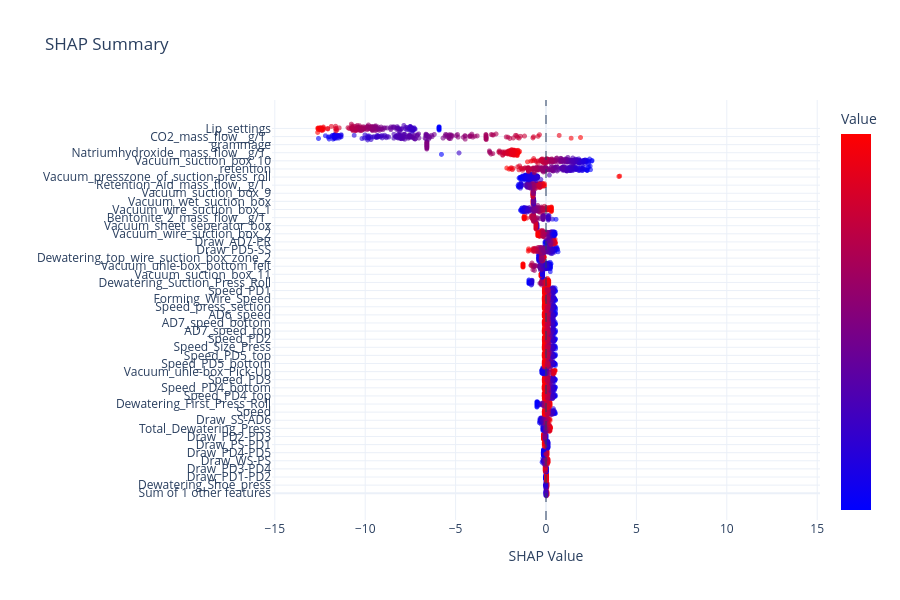

Write notebook code for a chart like this one.
### Code cell
fig = plotly_shap_beeswarm(shap_vals, X_explain, feats, max_features=100)
fig.show()

### Figure 1 — Plotly figure (JSON) as saved in the notebook; plotly's stock layout.template omitted (floating-point values rounded to 4 significant figures; data arrays with more than 128 entries replaced by an {"elided": "..."} marker saying what was removed)
{"data": [{"customdata": {"elided": "200 float values"}, "hovertemplate": "<b>Sum of other features</b><br>SHAP: %{x:.3f}<br>Value: %{customdata:.3f}<extra></extra>", "marker": {"color": {"elided": "200 float values"}, "colorbar": {"showticklabels": false, "title": {"text": "Value"}}, "colorscale": [[0, "rgb(0,0,255)"], [1, "rgb(255,0,0)"]], "opacity": 0.6, "showscale": true, "size": 5}, "mode": "markers", "showlegend": false, "type": "scattergl", "x": {"elided": "200 float values"}, "y": {"elided": "200 float values"}}, {"customdata": {"elided": "200 float values"}, "hovertemplate": "<b>Dewatering_Shoe_press</b><br>SHAP: %{x:.3f}<br>Value: %{customdata:.3f}<extra></extra>", "marker": {"color": {"elided": "200 float values"}, "colorscale": [[0, "rgb(0,0,255)"], [1, "rgb(255,0,0)"]], "opacity": 0.6, "showscale": false, "size": 5}, "mode": "markers", "showlegend": false, "type": "scattergl", "x": {"elided": "200 float values"}, "y": {"elided": "200 float values"}}, {"customdata": {"elided": "200 float values"}, "hovertemplate": "<b>Draw_PD1-PD2</b><br>SHAP: %{x:.3f}<br>Value: %{customdata:.3f}<extra></extra>", "marker": {"color": {"elided": "200 float values"}, "colorscale": [[0, "rgb(0,0,255)"], [1, "rgb(255,0,0)"]], "opacity": 0.6, "showscale": false, "size": 5}, "mode": "markers", "showlegend": false, "type": "scattergl", "x": {"elided": "200 float values"}, "y": {"elided": "200 float values"}}, {"customdata": {"elided": "200 float values"}, "hovertemplate": "<b>Draw_PD3-PD4</b><br>SHAP: %{x:.3f}<br>Value: %{customdata:.3f}<extra></extra>", "marker": {"color": {"elided": "200 float values"}, "colorscale": [[0, "rgb(0,0,255)"], [1, "rgb(255,0,0)"]], "opacity": 0.6, "showscale": false, "size": 5}, "mode": "markers", "showlegend": false, "type": "scattergl", "x": {"elided": "200 float values"}, "y": {"elided": "200 float values"}}, {"customdata": {"elided": "200 float values"}, "hovertemplate": "<b>Draw_WS-PS</b><br>SHAP: %{x:.3f}<br>Value: %{customdata:.3f}<extra></extra>", "marker": {"color": {"elided": "200 float values"}, "colorscale": [[0, "rgb(0,0,255)"], [1, "rgb(255,0,0)"]], "opacity": 0.6, "showscale": false, "size": 5}, "mode": "markers", "showlegend": false, "type": "scattergl", "x": {"elided": "200 float values"}, "y": {"elided": "200 float values"}}, {"customdata": {"elided": "200 float values"}, "hovertemplate": "<b>Draw_PD4-PD5</b><br>SHAP: %{x:.3f}<br>Value: %{customdata:.3f}<extra></extra>", "marker": {"color": {"elided": "200 float values"}, "colorscale": [[0, "rgb(0,0,255)"], [1, "rgb(255,0,0)"]], "opacity": 0.6, "showscale": false, "size": 5}, "mode": "markers", "showlegend": false, "type": "scattergl", "x": {"elided": "200 float values"}, "y": {"elided": "200 float values"}}, {"customdata": {"elided": "200 float values"}, "hovertemplate": "<b>Draw_PS-PD1</b><br>SHAP: %{x:.3f}<br>Value: %{customdata:.3f}<extra></extra>", "marker": {"color": {"elided": "200 float values"}, "colorscale": [[0, "rgb(0,0,255)"], [1, "rgb(255,0,0)"]], "opacity": 0.6, "showscale": false, "size": 5}, "mode": "markers", "showlegend": false, "type": "scattergl", "x": {"elided": "200 float values"}, "y": {"elided": "200 float values"}}, {"customdata": {"elided": "200 float values"}, "hovertemplate": "<b>Draw_PD2-PD3</b><br>SHAP: %{x:.3f}<br>Value: %{customdata:.3f}<extra></extra>", "marker": {"color": {"elided": "200 float values"}, "colorscale": [[0, "rgb(0,0,255)"], [1, "rgb(255,0,0)"]], "opacity": 0.6, "showscale": false, "size": 5}, "mode": "markers", "showlegend": false, "type": "scattergl", "x": {"elided": "200 float values"}, "y": {"elided": "200 float values"}}, {"customdata": {"elided": "200 float values"}, "hovertemplate": "<b>Total_Dewatering_Press</b><br>SHAP: %{x:.3f}<br>Value: %{customdata:.3f}<extra></extra>", "marker": {"color": {"elided": "200 float values"}, "colorscale": [[0, "rgb(0,0,255)"], [1, "rgb(255,0,0)"]], "opacity": 0.6, "showscale": false, "size": 5}, "mode": "markers", "showlegend": false, "type": "scattergl", "x": {"elided": "200 float values"}, "y": {"elided": "200 float values"}}, {"customdata": {"elided": "200 float values"}, "hovertemplate": "<b>Draw_SS-AD6</b><br>SHAP: %{x:.3f}<br>Value: %{customdata:.3f}<extra></extra>", "marker": {"color": {"elided": "200 float values"}, "colorscale": [[0, "rgb(0,0,255)"], [1, "rgb(255,0,0)"]], "opacity": 0.6, "showscale": false, "size": 5}, "mode": "markers", "showlegend": false, "type": "scattergl", "x": {"elided": "200 float values"}, "y": {"elided": "200 float values"}}, {"customdata": {"elided": "200 float values"}, "hovertemplate": "<b>Speed</b><br>SHAP: %{x:.3f}<br>Value: %{customdata:.3f}<extra></extra>", "marker": {"color": {"elided": "200 float values"}, "colorscale": [[0, "rgb(0,0,255)"], [1, "rgb(255,0,0)"]], "opacity": 0.6, "showscale": false, "size": 5}, "mode": "markers", "showlegend": false, "type": "scattergl", "x": {"elided": "200 float values"}, "y": {"elided": "200 float values"}}, {"customdata": {"elided": "200 float values"}, "hovertemplate": "<b>Dewatering_First_Press_Roll</b><br>SHAP: %{x:.3f}<br>Value: %{customdata:.3f}<extra></extra>", "marker": {"color": {"elided": "200 float values"}, "colorscale": [[0, "rgb(0,0,255)"], [1, "rgb(255,0,0)"]], "opacity": 0.6, "showscale": false, "size": 5}, "mode": "markers", "showlegend": false, "type": "scattergl", "x": {"elided": "200 float values"}, "y": {"elided": "200 float values"}}, {"customdata": {"elided": "200 float values"}, "hovertemplate": "<b>Speed_PD4_top</b><br>SHAP: %{x:.3f}<br>Value: %{customdata:.3f}<extra></extra>", "marker": {"color": {"elided": "200 float values"}, "colorscale": [[0, "rgb(0,0,255)"], [1, "rgb(255,0,0)"]], "opacity": 0.6, "showscale": false, "size": 5}, "mode": "markers", "showlegend": false, "type": "scattergl", "x": {"elided": "200 float values"}, "y": {"elided": "200 float values"}}, {"customdata": {"elided": "200 float values"}, "hovertemplate": "<b>Speed_PD4_bottom</b><br>SHAP: %{x:.3f}<br>Value: %{customdata:.3f}<extra></extra>", "marker": {"color": {"elided": "200 float values"}, "colorscale": [[0, "rgb(0,0,255)"], [1, "rgb(255,0,0)"]], "opacity": 0.6, "showscale": false, "size": 5}, "mode": "markers", "showlegend": false, "type": "scattergl", "x": {"elided": "200 float values"}, "y": {"elided": "200 float values"}}, {"customdata": {"elided": "200 float values"}, "hovertemplate": "<b>Speed_PD3</b><br>SHAP: %{x:.3f}<br>Value: %{customdata:.3f}<extra></extra>", "marker": {"color": {"elided": "200 float values"}, "colorscale": [[0, "rgb(0,0,255)"], [1, "rgb(255,0,0)"]], "opacity": 0.6, "showscale": false, "size": 5}, "mode": "markers", "showlegend": false, "type": "scattergl", "x": {"elided": "200 float values"}, "y": {"elided": "200 float values"}}, {"customdata": {"elided": "200 float values"}, "hovertemplate": "<b>Vacuum_uhle-box_Pick-Up</b><br>SHAP: %{x:.3f}<br>Value: %{customdata:.3f}<extra></extra>", "marker": {"color": {"elided": "200 float values"}, "colorscale": [[0, "rgb(0,0,255)"], [1, "rgb(255,0,0)"]], "opacity": 0.6, "showscale": false, "size": 5}, "mode": "markers", "showlegend": false, "type": "scattergl", "x": {"elided": "200 float values"}, "y": {"elided": "200 float values"}}, {"customdata": {"elided": "200 float values"}, "hovertemplate": "<b>Speed_PD5_bottom</b><br>SHAP: %{x:.3f}<br>Value: %{customdata:.3f}<extra></extra>", "marker": {"color": {"elided": "200 float values"}, "colorscale": [[0, "rgb(0,0,255)"], [1, "rgb(255,0,0)"]], "opacity": 0.6, "showscale": false, "size": 5}, "mode": "markers", "showlegend": false, "type": "scattergl", "x": {"elided": "200 float values"}, "y": {"elided": "200 float values"}}, {"customdata": {"elided": "200 float values"}, "hovertemplate": "<b>Speed_PD5_top</b><br>SHAP: %{x:.3f}<br>Value: %{customdata:.3f}<extra></extra>", "marker": {"color": {"elided": "200 float values"}, "colorscale": [[0, "rgb(0,0,255)"], [1, "rgb(255,0,0)"]], "opacity": 0.6, "showscale": false, "size": 5}, "mode": "markers", "showlegend": false, "type": "scattergl", "x": {"elided": "200 float values"}, "y": {"elided": "200 float values"}}, {"customdata": {"elided": "200 float values"}, "hovertemplate": "<b>Speed_Size_Press</b><br>SHAP: %{x:.3f}<br>Value: %{customdata:.3f}<extra></extra>", "marker": {"color": {"elided": "200 float values"}, "colorscale": [[0, "rgb(0,0,255)"], [1, "rgb(255,0,0)"]], "opacity": 0.6, "showscale": false, "size": 5}, "mode": "markers", "showlegend": false, "type": "scattergl", "x": {"elided": "200 float values"}, "y": {"elided": "200 float values"}}, {"customdata": {"elided": "200 float values"}, "hovertemplate": "<b>Speed_PD2</b><br>SHAP: %{x:.3f}<br>Value: %{customdata:.3f}<extra></extra>", "marker": {"color": {"elided": "200 float values"}, "colorscale": [[0, "rgb(0,0,255)"], [1, "rgb(255,0,0)"]], "opacity": 0.6, "showscale": false, "size": 5}, "mode": "markers", "showlegend": false, "type": "scattergl", "x": {"elided": "200 float values"}, "y": {"elided": "200 float values"}}, {"customdata": {"elided": "200 float values"}, "hovertemplate": "<b>AD7_speed_top</b><br>SHAP: %{x:.3f}<br>Value: %{customdata:.3f}<extra></extra>", "marker": {"color": {"elided": "200 float values"}, "colorscale": [[0, "rgb(0,0,255)"], [1, "rgb(255,0,0)"]], "opacity": 0.6, "showscale": false, "size": 5}, "mode": "markers", "showlegend": false, "type": "scattergl", "x": {"elided": "200 float values"}, "y": {"elided": "200 float values"}}, {"customdata": {"elided": "200 float values"}, "hovertemplate": "<b>AD7_speed_bottom</b><br>SHAP: %{x:.3f}<br>Value: %{customdata:.3f}<extra></extra>", "marker": {"color": {"elided": "200 float values"}, "colorscale": [[0, "rgb(0,0,255)"], [1, "rgb(255,0,0)"]], "opacity": 0.6, "showscale": false, "size": 5}, "mode": "markers", "showlegend": false, "type": "scattergl", "x": {"elided": "200 float values"}, "y": {"elided": "200 float values"}}, {"customdata": {"elided": "200 float values"}, "hovertemplate": "<b>AD6_speed</b><br>SHAP: %{x:.3f}<br>Value: %{customdata:.3f}<extra></extra>", "marker": {"color": {"elided": "200 float values"}, "colorscale": [[0, "rgb(0,0,255)"], [1, "rgb(255,0,0)"]], "opacity": 0.6, "showscale": false, "size": 5}, "mode": "markers", "showlegend": false, "type": "scattergl", "x": {"elided": "200 float values"}, "y": {"elided": "200 float values"}}, {"customdata": {"elided": "200 float values"}, "hovertemplate": "<b>Speed_press_section</b><br>SHAP: %{x:.3f}<br>Value: %{customdata:.3f}<extra></extra>", "marker": {"color": {"elided": "200 float values"}, "colorscale": [[0, "rgb(0,0,255)"], [1, "rgb(255,0,0)"]], "opacity": 0.6, "showscale": false, "size": 5}, "mode": "markers", "showlegend": false, "type": "scattergl", "x": {"elided": "200 float values"}, "y": {"elided": "200 float values"}}, {"customdata": {"elided": "200 float values"}, "hovertemplate": "<b>Forming_Wire_Speed</b><br>SHAP: %{x:.3f}<br>Value: %{customdata:.3f}<extra></extra>", "marker": {"color": {"elided": "200 float values"}, "colorscale": [[0, "rgb(0,0,255)"], [1, "rgb(255,0,0)"]], "opacity": 0.6, "showscale": false, "size": 5}, "mode": "markers", "showlegend": false, "type": "scattergl", "x": {"elided": "200 float values"}, "y": {"elided": "200 float values"}}, {"customdata": {"elided": "200 float values"}, "hovertemplate": "<b>Speed_PD1</b><br>SHAP: %{x:.3f}<br>Value: %{customdata:.3f}<extra></extra>", "marker": {"color": {"elided": "200 float values"}, "colorscale": [[0, "rgb(0,0,255)"], [1, "rgb(255,0,0)"]], "opacity": 0.6, "showscale": false, "size": 5}, "mode": "markers", "showlegend": false, "type": "scattergl", "x": {"elided": "200 float values"}, "y": {"elided": "200 float values"}}, {"customdata": {"elided": "200 float values"}, "hovertemplate": "<b>Dewatering_Suction_Press_Roll</b><br>SHAP: %{x:.3f}<br>Value: %{customdata:.3f}<extra></extra>", "marker": {"color": {"elided": "200 float values"}, "colorscale": [[0, "rgb(0,0,255)"], [1, "rgb(255,0,0)"]], "opacity": 0.6, "showscale": false, "size": 5}, "mode": "markers", "showlegend": false, "type": "scattergl", "x": {"elided": "200 float values"}, "y": {"elided": "200 float values"}}, {"customdata": {"elided": "200 float values"}, "hovertemplate": "<b>Vacuum_suction_box_11</b><br>SHAP: %{x:.3f}<br>Value: %{customdata:.3f}<extra></extra>", "marker": {"color": {"elided": "200 float values"}, "colorscale": [[0, "rgb(0,0,255)"], [1, "rgb(255,0,0)"]], "opacity": 0.6, "showscale": false, "size": 5}, "mode": "markers", "showlegend": false, "type": "scattergl", "x": {"elided": "200 float values"}, "y": {"elided": "200 float values"}}, {"customdata": {"elided": "200 float values"}, "hovertemplate": "<b>Vacuum_uhle-box_bottom_felt</b><br>SHAP: %{x:.3f}<br>Value: %{customdata:.3f}<extra></extra>", "marker": {"color": {"elided": "200 float values"}, "colorscale": [[0, "rgb(0,0,255)"], [1, "rgb(255,0,0)"]], "opacity": 0.6, "showscale": false, "size": 5}, "mode": "markers", "showlegend": false, "type": "scattergl", "x": {"elided": "200 float values"}, "y": {"elided": "200 float values"}}, {"customdata": {"elided": "200 float values"}, "hovertemplate": "<b>Dewatering_top_wire_suction_box_zone_2</b><br>SHAP: %{x:.3f}<br>Value: %{customdata:.3f}<extra></extra>", "marker": {"color": {"elided": "200 float values"}, "colorscale": [[0, "rgb(0,0,255)"], [1, "rgb(255,0,0)"]], "opacity": 0.6, "showscale": false, "size": 5}, "mode": "markers", "showlegend": false, "type": "scattergl", "x": {"elided": "200 float values"}, "y": {"elided": "200 float values"}}, {"customdata": {"elided": "200 float values"}, "hovertemplate": "<b>Draw_PD5-SS</b><br>SHAP: %{x:.3f}<br>Value: %{customdata:.3f}<extra></extra>", "marker": {"color": {"elided": "200 float values"}, "colorscale": [[0, "rgb(0,0,255)"], [1, "rgb(255,0,0)"]], "opacity": 0.6, "showscale": false, "size": 5}, "mode": "markers", "showlegend": false, "type": "scattergl", "x": {"elided": "200 float values"}, "y": {"elided": "200 float values"}}, {"customdata": {"elided": "200 float values"}, "hovertemplate": "<b>Draw_AD7-PR</b><br>SHAP: %{x:.3f}<br>Value: %{customdata:.3f}<extra></extra>", "marker": {"color": {"elided": "200 float values"}, "colorscale": [[0, "rgb(0,0,255)"], [1, "rgb(255,0,0)"]], "opacity": 0.6, "showscale": false, "size": 5}, "mode": "markers", "showlegend": false, "type": "scattergl", "x": {"elided": "200 float values"}, "y": {"elided": "200 float values"}}, {"customdata": {"elided": "200 float values"}, "hovertemplate": "<b>Vacuum_wire_suction_box_2</b><br>SHAP: %{x:.3f}<br>Value: %{customdata:.3f}<extra></extra>", "marker": {"color": {"elided": "200 float values"}, "colorscale": [[0, "rgb(0,0,255)"], [1, "rgb(255,0,0)"]], "opacity": 0.6, "showscale": false, "size": 5}, "mode": "markers", "showlegend": false, "type": "scattergl", "x": {"elided": "200 float values"}, "y": {"elided": "200 float values"}}, {"customdata": {"elided": "200 float values"}, "hovertemplate": "<b>Vacuum_sheet_seperator_box</b><br>SHAP: %{x:.3f}<br>Value: %{customdata:.3f}<extra></extra>", "marker": {"color": {"elided": "200 float values"}, "colorscale": [[0, "rgb(0,0,255)"], [1, "rgb(255,0,0)"]], "opacity": 0.6, "showscale": false, "size": 5}, "mode": "markers", "showlegend": false, "type": "scattergl", "x": {"elided": "200 float values"}, "y": {"elided": "200 float values"}}, {"customdata": {"elided": "200 float values"}, "hovertemplate": "<b>Bentonite_2_mass_flow__g/T_</b><br>SHAP: %{x:.3f}<br>Value: %{customdata:.3f}<extra></extra>", "marker": {"color": {"elided": "200 float values"}, "colorscale": [[0, "rgb(0,0,255)"], [1, "rgb(255,0,0)"]], "opacity": 0.6, "showscale": false, "size": 5}, "mode": "markers", "showlegend": false, "type": "scattergl", "x": {"elided": "200 float values"}, "y": {"elided": "200 float values"}}, {"customdata": {"elided": "200 float values"}, "hovertemplate": "<b>Vacuum_wire_suction_box_1</b><br>SHAP: %{x:.3f}<br>Value: %{customdata:.3f}<extra></extra>", "marker": {"color": {"elided": "200 float values"}, "colorscale": [[0, "rgb(0,0,255)"], [1, "rgb(255,0,0)"]], "opacity": 0.6, "showscale": false, "size": 5}, "mode": "markers", "showlegend": false, "type": "scattergl", "x": {"elided": "200 float values"}, "y": {"elided": "200 float values"}}, {"customdata": {"elided": "200 float values"}, "hovertemplate": "<b>Vacuum_wet_suction_box</b><br>SHAP: %{x:.3f}<br>Value: %{customdata:.3f}<extra></extra>", "marker": {"color": {"elided": "200 float values"}, "colorscale": [[0, "rgb(0,0,255)"], [1, "rgb(255,0,0)"]], "opacity": 0.6, "showscale": false, "size": 5}, "mode": "markers", "showlegend": false, "type": "scattergl", "x": {"elided": "200 float values"}, "y": {"elided": "200 float values"}}, {"customdata": {"elided": "200 float values"}, "hovertemplate": "<b>Vacuum_suction_box_9</b><br>SHAP: %{x:.3f}<br>Value: %{customdata:.3f}<extra></extra>", "marker": {"color": {"elided": "200 float values"}, "colorscale": [[0, "rgb(0,0,255)"], [1, "rgb(255,0,0)"]], "opacity": 0.6, "showscale": false, "size": 5}, "mode": "markers", "showlegend": false, "type": "scattergl", "x": {"elided": "200 float values"}, "y": {"elided": "200 float values"}}, {"customdata": {"elided": "200 float values"}, "hovertemplate": "<b>Retention_Aid_mass_flow__g/T_</b><br>SHAP: %{x:.3f}<br>Value: %{customdata:.3f}<extra></extra>", "marker": {"color": {"elided": "200 float values"}, "colorscale": [[0, "rgb(0,0,255)"], [1, "rgb(255,0,0)"]], "opacity": 0.6, "showscale": false, "size": 5}, "mode": "markers", "showlegend": false, "type": "scattergl", "x": {"elided": "200 float values"}, "y": {"elided": "200 float values"}}, {"customdata": {"elided": "200 float values"}, "hovertemplate": "<b>Vacuum_presszone_of_suction-press_roll</b><br>SHAP: %{x:.3f}<br>Value: %{customdata:.3f}<extra></extra>", "marker": {"color": {"elided": "200 float values"}, "colorscale": [[0, "rgb(0,0,255)"], [1, "rgb(255,0,0)"]], "opacity": 0.6, "showscale": false, "size": 5}, "mode": "markers", "showlegend": false, "type": "scattergl", "x": {"elided": "200 float values"}, "y": {"elided": "200 float values"}}, {"customdata": {"elided": "200 float values"}, "hovertemplate": "<b>retention</b><br>SHAP: %{x:.3f}<br>Value: %{customdata:.3f}<extra></extra>", "marker": {"color": {"elided": "200 float values"}, "colorscale": [[0, "rgb(0,0,255)"], [1, "rgb(255,0,0)"]], "opacity": 0.6, "showscale": false, "size": 5}, "mode": "markers", "showlegend": false, "type": "scattergl", "x": {"elided": "200 float values"}, "y": {"elided": "200 float values"}}, {"customdata": {"elided": "200 float values"}, "hovertemplate": "<b>Vacuum_suction_box_10</b><br>SHAP: %{x:.3f}<br>Value: %{customdata:.3f}<extra></extra>", "marker": {"color": {"elided": "200 float values"}, "colorscale": [[0, "rgb(0,0,255)"], [1, "rgb(255,0,0)"]], "opacity": 0.6, "showscale": false, "size": 5}, "mode": "markers", "showlegend": false, "type": "scattergl", "x": {"elided": "200 float values"}, "y": {"elided": "200 float values"}}, {"customdata": {"elided": "200 float values"}, "hovertemplate": "<b>Natriumhydroxide_mass_flow__g/T_</b><br>SHAP: %{x:.3f}<br>Value: %{customdata:.3f}<extra></extra>", "marker": {"color": {"elided": "200 float values"}, "colorscale": [[0, "rgb(0,0,255)"], [1, "rgb(255,0,0)"]], "opacity": 0.6, "showscale": false, "size": 5}, "mode": "markers", "showlegend": false, "type": "scattergl", "x": {"elided": "200 float values"}, "y": {"elided": "200 float values"}}, {"customdata": {"elided": "200 int values"}, "hovertemplate": "<b>grammage</b><br>SHAP: %{x:.3f}<br>Value: %{customdata:.3f}<extra></extra>", "marker": {"color": {"elided": "200 int values"}, "colorscale": [[0, "rgb(0,0,255)"], [1, "rgb(255,0,0)"]], "opacity": 0.6, "showscale": false, "size": 5}, "mode": "markers", "showlegend": false, "type": "scattergl", "x": {"elided": "200 float values"}, "y": {"elided": "200 float values"}}, {"customdata": {"elided": "200 float values"}, "hovertemplate": "<b>CO2_mass_flow__g/T_</b><br>SHAP: %{x:.3f}<br>Value: %{customdata:.3f}<extra></extra>", "marker": {"color": {"elided": "200 float values"}, "colorscale": [[0, "rgb(0,0,255)"], [1, "rgb(255,0,0)"]], "opacity": 0.6, "showscale": false, "size": 5}, "mode": "markers", "showlegend": false, "type": "scattergl", "x": {"elided": "200 float values"}, "y": {"elided": "200 float values"}}, {"customdata": {"elided": "200 float values"}, "hovertemplate": "<b>Lip_settings</b><br>SHAP: %{x:.3f}<br>Value: %{customdata:.3f}<extra></extra>", "marker": {"color": {"elided": "200 float values"}, "colorscale": [[0, "rgb(0,0,255)"], [1, "rgb(255,0,0)"]], "opacity": 0.6, "showscale": false, "size": 5}, "mode": "markers", "showlegend": false, "type": "scattergl", "x": {"elided": "200 float values"}, "y": {"elided": "200 float values"}}], "layout": {"height": 600, "hovermode": "closest", "shapes": [{"line": {"dash": "dash", "width": 1}, "type": "line", "x0": 0, "x1": 0, "xref": "x", "y0": 0, "y1": 1, "yref": "y domain"}], "title": {"text": "SHAP Summary"}, "xaxis": {"range": [-15.16, 15.16], "title": {"text": "SHAP Value"}}, "yaxis": {"ticktext": ["Sum of 1 other features", "Dewatering_Shoe_press", "Draw_PD1-PD2", "Draw_PD3-PD4", "Draw_WS-PS", "Draw_PD4-PD5", "Draw_PS-PD1", "Draw_PD2-PD3", "Total_Dewatering_Press", "Draw_SS-AD6", "Speed", "Dewatering_First_Press_Roll", "Speed_PD4_top", "Speed_PD4_bottom", "Speed_PD3", "Vacuum_uhle-box_Pick-Up", "Speed_PD5_bottom", "Speed_PD5_top", "Speed_Size_Press", "Speed_PD2", "AD7_speed_top", "AD7_speed_bottom", "AD6_speed", "Speed_press_section", "Forming_Wire_Speed", "Speed_PD1", "Dewatering_Suction_Press_Roll", "Vacuum_suction_box_11", "Vacuum_uhle-box_bottom_felt", "Dewatering_top_wire_suction_box_zone_2", "Draw_PD5-SS", "Draw_AD7-PR", "Vacuum_wire_suction_box_2", "Vacuum_sheet_seperator_box", "Bentonite_2_mass_flow__g/T_", "Vacuum_wire_suction_box_1", "Vacuum_wet_suction_box", "Vacuum_suction_box_9", "Retention_Aid_mass_flow__g/T_", "Vacuum_presszone_of_suction-press_roll", "retention", "Vacuum_suction_box_10", "Natriumhydroxide_mass_flow__g/T_", "grammage", "CO2_mass_flow__g/T_", "Lip_settings"], "tickvals": [0, 1.3, 2.6, 3.9, 5.2, 6.5, 7.8, 9.1, 10.4, 11.7, 13, 14.3, 15.6, 16.9, 18.2, 19.5, 20.8, 22.1, 23.4, 24.7, 26, 27.3, 28.6, 29.9, 31.2, 32.5, 33.8, 35.1, 36.4, 37.7, 39, 40.3, 41.6, 42.9, 44.2, 45.5, 46.8, 48.1, 49.4, 50.7, 52, 53.3, 54.6, 55.9, 57.2, 58.5], "title": {"text": ""}}}}
